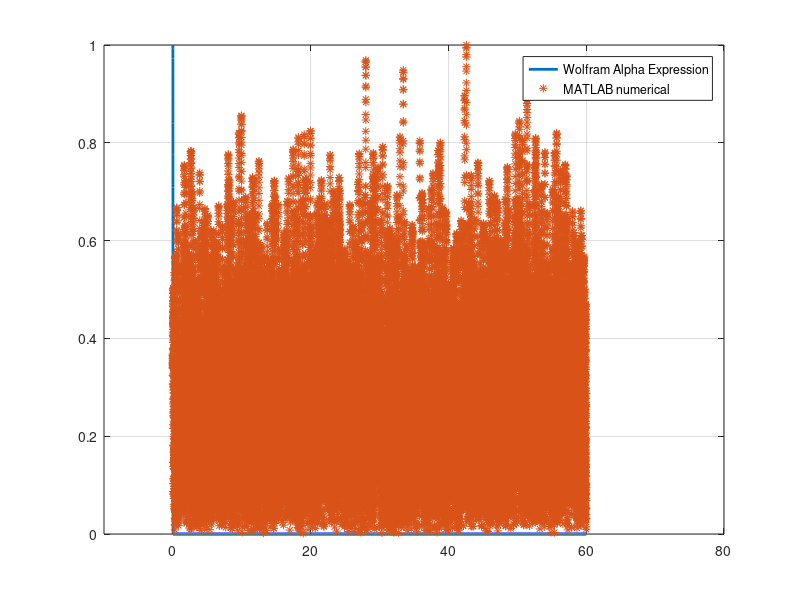
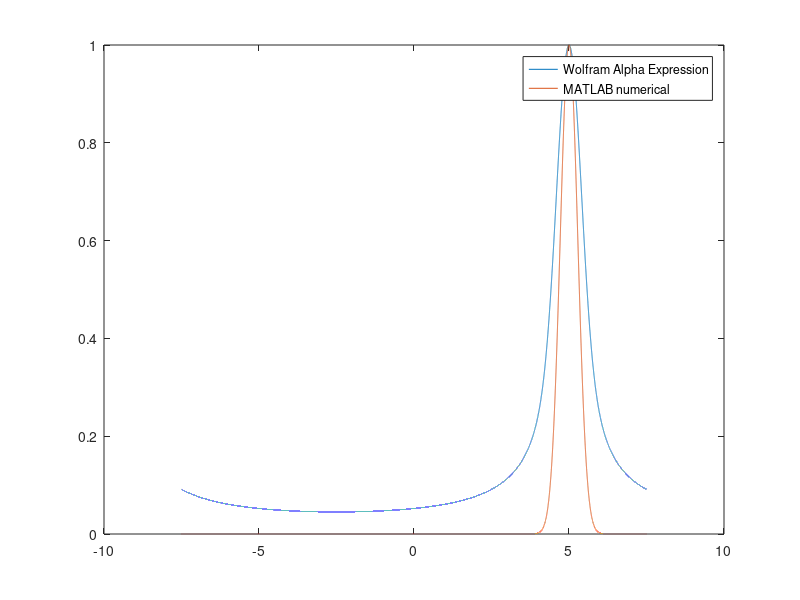

Here is the MATLAB script that generated these plots, in order:
clear;
% close all;


lambda = 0.03;

PRT = 1e-3;
mu = 5; % Mean Doppler
sigma = 0.2;
v_amb = 7.5;

N = 60000; % Total number of points in time axis

t1 = 0:PRT:(N - 1)*PRT; % Time axis
vel_axis = linspace(-v_amb, v_amb, N); % velocity axis for the entire rotation

% vel_axis_hs = linspace(-v_amb, v_amb, hs); % velocity axis for one beamwidth
% t1 = -N/2*PRT:PRT:(N/2 - 1)*PRT; % Time axis
% s_analyt_o = 1./sqrt(2*pi*(sigma).^2) .* exp(-(vel_axis - mu).^2./(2*(sigma).^2));

% SNR = 10^(30/10);
% X = rand(1, N);
% Theta = 2 .* pi * rand(1, N);


S_ = gaussmf(vel_axis, [sigma, mu]);

% Noise = sum(S_) ./ (N .* SNR);
% s_analyt_o = -(S_ + Noise) .* log(X);

s_analyt_o = S_;
s_num = ifft(ifftshift(sqrt(s_analyt_o) .* exp(1j .* 2 * pi * rand(1, N)))); % Numerical IFFT


s_analyt = ((2/pi)^(1/4) * sqrt(sigma * 4 * pi / lambda) .* exp(-t1 .* ((sigma * 4 * pi / lambda)^2 .* t1 - 1j .* mu .* 4 * pi / lambda))); % analytical IFFT



figure;
plot(t1, abs((s_analyt))/max(abs(s_analyt)), 'LineWidth', 2);

hold on; plot(t1, abs((s_num))/max(abs(s_num)), '*');
grid on;

xlim([-10 80]);

legend({'Wolfram Alpha Expression', 'MATLAB numerical'})


figure; 

plot(vel_axis, abs(fftshift(fft(s_analyt)))/max(abs(fft(s_analyt)))); hold on;
plot(vel_axis, abs(fftshift(fft(s_num)))/max(abs(fft(s_num))));


legend({'Wolfram Alpha Expression', 'MATLAB numerical'})
